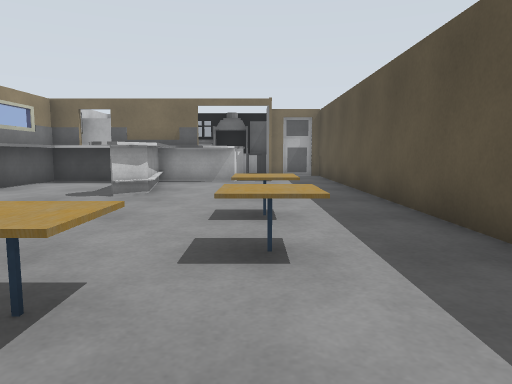
View 1 (above)

12 first-person views from a walk through a Gazebo world. The camera is 0.9 m above the floor, tilts 6° down and sees 70° across. The floor is counted in squares, 1 m on a side. Each view is taken from the middle of a square. On the plan, view 1 faces up. The plan holds only what a view shows up to about 12 squares ahead; the rest is blank.

View 2
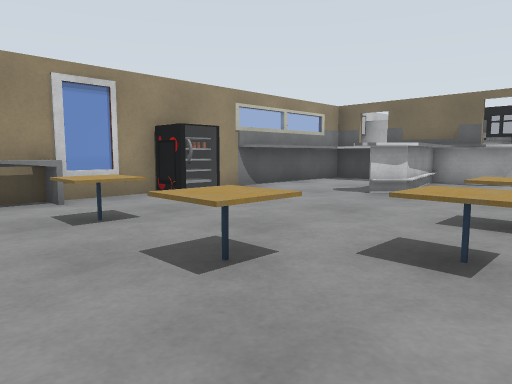

View 3
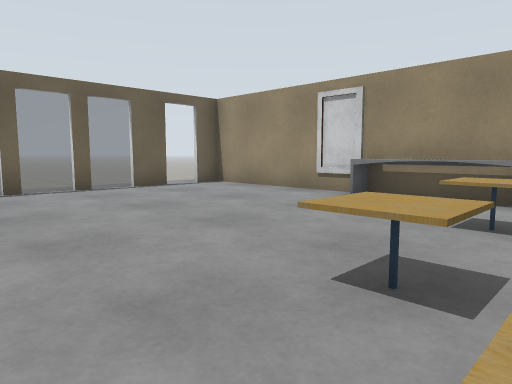

View 4
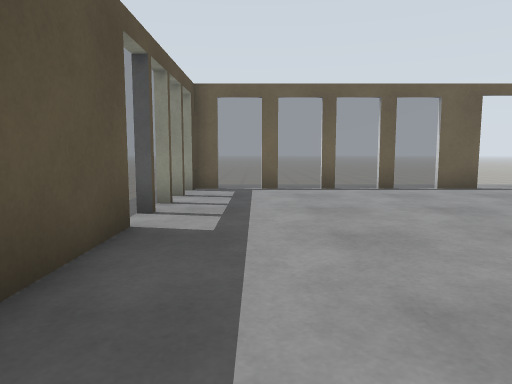

View 5
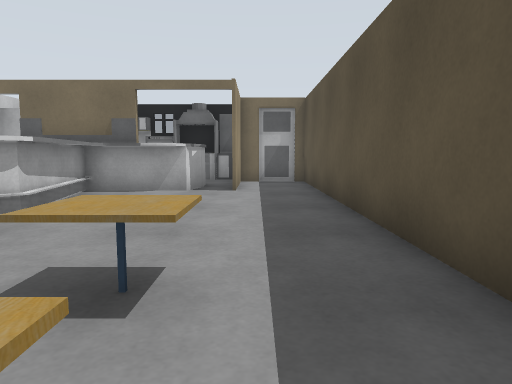

View 6
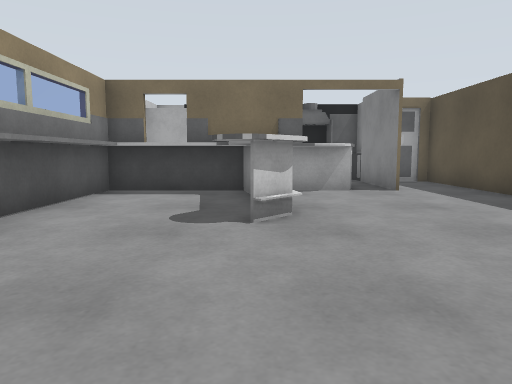

View 7
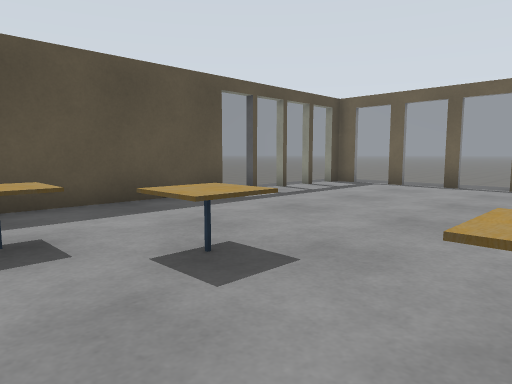

View 8
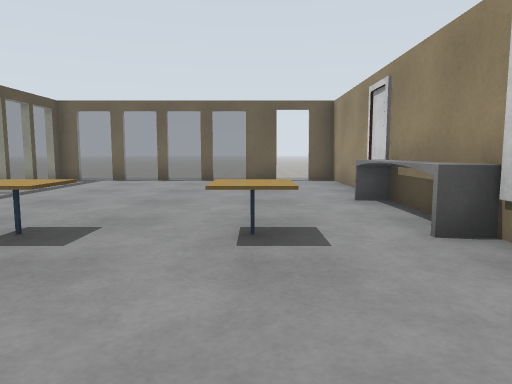

View 9
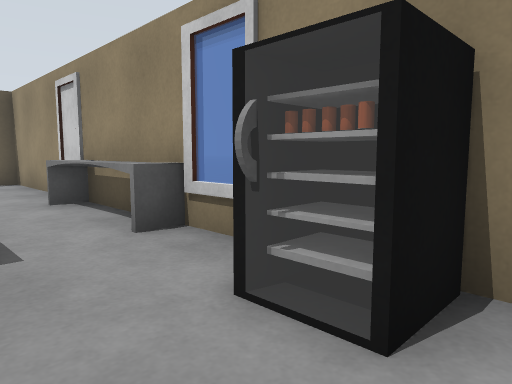

View 10
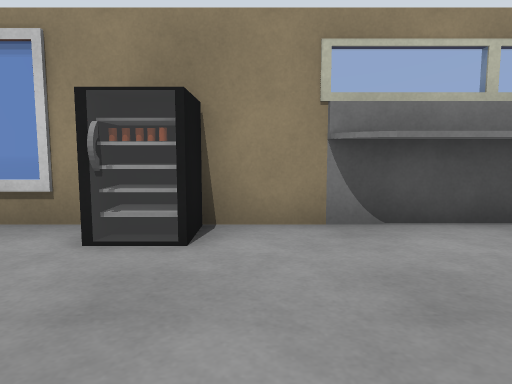

View 11
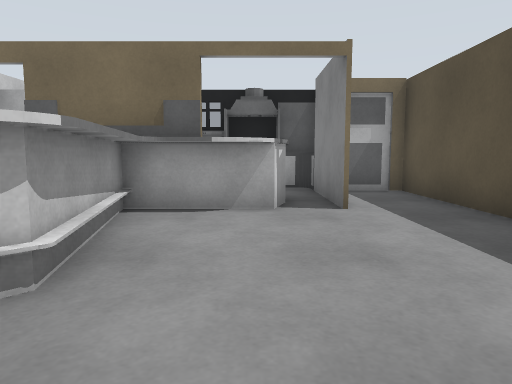

View 12
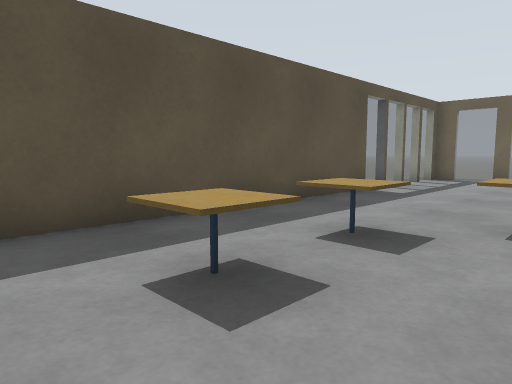

### Floor plan
Points are (right, up) in squares from view 1. A wall is a line through its corners. A room is listed if a view was taken in it or the views show most of it. See-through windows are left out.
Room 1 (views 1, 2, 3, 4, 5, 6, 7, 8, 9, 10, 11, 12)
walls: (-5.4, 5.2) (-6.3, 5.2) (-6.3, 4.4) (-5.4, 4.4); (-5.6, 5.1) (-5.9, 4.6); (-5.5, 5.3) (-5.5, 4.3); (-5.6, 5.3) (-5.8, 4.3); (-5.7, 5.3) (-5.7, 4.3) (-6.6, 4.3); (-5.8, 5.3) (-5.7, 4.3); (-6.6, 5.3) (-5.9, 5.3) (-5.6, 4.6); (2.6, -1.5) (2.6, 15) (0.5, 15); (-2.6, 11.2) (-2.2, 8.3) (-2.9, 7.6); (-5.9, 11) (-5.9, 7.5); (-2.6, -6.4) (-2.1, -6.4); (-1.1, -6.4) (-0.6, -6.4); (0.4, -6.4) (0.9, -6.4); (-4.7, -6.4) (-3.6, -6.4); (1.9, -6.4) (2.6, -6.4); (-6.6, -6.4) (-5.7, -6.4); (-0.4, 13.6) (-0.4, 12.7) (-0.7, 11.9) (-6.6, 11.9) (-6.6, -5.4); (0.5, 14.6) (0.5, 12)
low walls: (-6.6, 2.1) (-5.9, 2.1) (-5.9, -1.1); (-3.8, 11) (-5.9, 11); (-1.5, 11.5) (-2.4, 11.5); (-3.2, 12) (-2.5, 8.3) (-3.1, 7.6)
ways out: opening at (-5, -6)
objects: cafe table (-4, 2); cafe table (-2, 2) to (-1, 2); cafe table (0, 3) to (0, 4); cafe table (0, 5) to (0, 6)

Where each view was taken, in squares from view 1:
view 1: 0 up, 0 right, facing up
view 2: 0 up, 1 right, facing up-left
view 3: 3 up, 1 right, facing down-left
view 4: 3 up, 1 right, facing down
view 5: 3 up, 1 right, facing up
view 6: 3 up, 3 left, facing up
view 7: 4 up, 4 left, facing down-right
view 8: 6 up, 4 left, facing down
view 9: 6 up, 4 left, facing down-left
view 10: 6 up, 2 left, facing left
view 11: 6 up, 1 left, facing up
view 12: 7 up, 2 left, facing down-right
